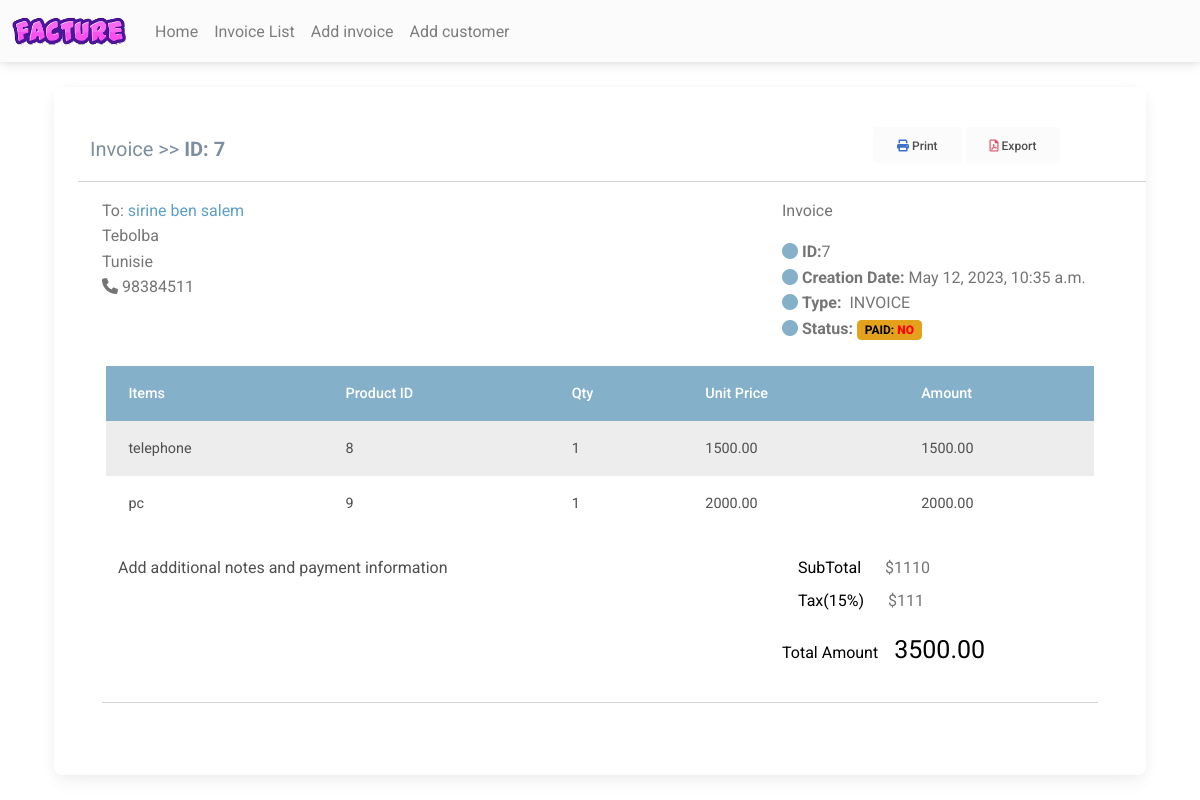
/view-invoice/7 (signed in), run on the app's committed database.
### Fact_app/models.py (models this page shows, shortened)
class Invoice(models.Model):
    INVOICE_TYPE = (
        ('R', _('RECEIPT')),
        ('P', _('PROFORMA INVOICE')),
        ('I', _('INVOICE'))
    )
    customer = models.ForeignKey(Customer, on_delete=models.PROTECT)
    save_by = models.ForeignKey(User, on_delete=models.PROTECT)
    invoice_date_time = models.DateTimeField(auto_now_add=True)
    total = models.DecimalField(max_digits=10000, decimal_places=2)
    last_updated_date = models.DateTimeField(null=True, blank=True)
    paid  = models.BooleanField(default=False)
    invoice_type = models.CharField(max_length=1, choices=INVOICE_TYPE)
    comments = models.TextField(null=True, max_length=1000, blank=True)
    class Meta:
        verbose_name = "Invoice"
        verbose_name_plural = "Invoices"
    @property
    def get_total(self):
        articles = self.article_set.all()
        total = sum(article.get_total for article in articles)
        return total

class Customer(models.Model):
    SEX_TYPES = [
        ('M', _('Male')),
        ('F', _('Feminine'))
    ]
    name = models.CharField(max_length=32)
    email = models.EmailField()
    phone = models.CharField(max_length=8)
    address = models.CharField(max_length=64)
    sex = models.CharField(max_length=1, choices=SEX_TYPES)
    age = models.CharField(max_length=12)
    city = models.CharField(max_length=32)
    created_date = models.DateTimeField(auto_now_add=True)
    save_by = models.ForeignKey(User, on_delete=models.PROTECT)
    class Meta:
        verbose_name = "Customer"
        verbose_name_plural = "Customers"

class Article(models.Model):
    invoice = models.ForeignKey(Invoice, on_delete=models.CASCADE)
    name = models.CharField(max_length=32)
    quantity = models.IntegerField()
    unit_price = models.DecimalField(max_digits=1000, decimal_places=2)
    total = models.DecimalField(max_digits=1000, decimal_places=2)
    class Meta:
        verbose_name = 'Article'
        verbose_name_plural = 'Articles'
    @property
    def get_total(self):
        total = self.quantity * self.unit_price
        return total

### Fact_app/views.py (the view)
# urls.py: path('view-invoice/<int:pk>', views.InvoiceVisualizationView.as_view(), name='view-invoice'),
class InvoiceVisualizationView(LoginRequiredSuperuserMixim,View):
    template_name = 'invoice2.html'
    def get(self, request, *args, **kwargs):
        pk = kwargs.get('pk')
        context = get_invoice(pk)
        return render(request, self.template_name, context)

### Fact_app/utils.py (called while the page is built)
def get_invoice(pk):
    obj = Invoice.objects.get(pk=pk)
    articles = obj.article_set.all()
    context = {
        'obj': obj,
        'articles': articles
    }
    return context

### templates/invoice2.html
{% extends "base.html" %}
{% load static %}
{% block content %}
<div class="container">
  <div class="card">
      <div class="card-body">
        <div class="container mb-5 mt-3">
          <div class="row d-flex align-items-baseline">
            <div class="col-xl-9">
              <p style="color: #7e8d9f;font-size: 20px;">Invoice >> <strong>ID: {{obj.id}}</strong></p>
            </div>
            <div class="col-xl-3 float-end">
              <a  class="btn btn-light text-capitalize border-0"  data-mdb-ripple-color="dark"><i
                  class="fas fa-print text-primary"></i> Print</a>
              <a href="{% url 'invoice-pdf2' pk=obj.pk %}" class="btn btn-light text-capitalize" data-mdb-ripple-color="dark"><i
                  class="far fa-file-pdf text-danger"></i> Export</a>
            </div>
            <hr>
          </div>
          <div class="container">
            <div class="row">
              <div class="col-xl-8">
                <ul class="list-unstyled">
                  <li class="text-muted">To: <span style="color:#5d9fc5 ;">{{obj.customer.name}}</span></li>
                  <li class="text-muted">{{obj.customer.city}}</li>
                  <li class="text-muted">{{obj.customer.address}}</li>
                  <li class="text-muted"><i class="fas fa-phone"></i> {{obj.customer.phone}}</li>
                </ul>
              </div>
              <div class="col-xl-4">
                <p class="text-muted">Invoice</p>
                <ul class="list-unstyled">
                  <li class="text-muted"><i class="fas fa-circle" style="color:#84B0CA ;"></i> <span
                      class="fw-bold">ID:</span>{{obj.id}}</li>
                  <li class="text-muted"><i class="fas fa-circle" style="color:#84B0CA ;"></i> <span
                      class="fw-bold">Creation Date: </span>{{obj.invoice_date_time}}</li>
                  <li class="text-muted"><i class="fas fa-circle" style="color:#84B0CA ;"></i> <span
                      class="me-1 fw-bold">Type:</span><span> {{obj.get_invoice_type_display}}</span></li>
                  <li class="text-muted"><i class="fas fa-circle" style="color:#84B0CA ;"></i> <span
                      class="me-1 fw-bold">Status:</span><span class="badge bg-warning text-black fw-bold">
                        PAID:
                        {% if obj.paid  %}
                           <strong style="color: green;">YES</strong>
                        {% else %}
                            <strong style="color: red;">NO</strong>
                        {% endif %}</span></li>
                </ul>
              </div>
            </div>
            <div class="row my-2 mx-1 justify-content-center">
              <table class="table table-striped table-borderless">
                <thead style="background-color:#84B0CA ;" class="text-white">
                  <tr>
                    <th scope="col">Items</th>
                    <th scope="col">Product ID</th>
                    <th scope="col">Qty</th>
                    <th scope="col">Unit Price</th>
                    <th scope="col">Amount</th>
                  </tr>
                </thead>
                <tbody>
                  {% for article in articles %}
                  <tr>
                      <td>
                          {{ article.name }}
                      </td>
                      <td>
                          {{ article.id }}
                      </td>
                      <td>
                          {{ article.quantity }}
                      </td>
                      <td>
                          {{ article.unit_price }}
                      </td>
                      <td>
                          {{ article.get_total }}
                      </td>
                  </tr>
                 {% endfor %}
                </tbody>
              </table>
            </div>
            <div class="row">
              <div class="col-xl-8">
                <p class="ms-3">Add additional notes and payment information</p>
              </div>
              <div class="col-xl-3">
                <ul class="list-unstyled">
                  <li class="text-muted ms-3"><span class="text-black me-4">SubTotal</span>$1110</li>
                  <li class="text-muted ms-3 mt-2"><span class="text-black me-4">Tax(15%)</span>$111</li>
                </ul>
                <p class="text-black float-start"><span class="text-black me-3"> Total Amount</span><span
                    style="font-size: 25px;">{{obj.get_total}}</span></p>
              </div>
            </div>
            <hr>
          </div>
        </div>
      </div>
    </div>
</div>
{% endblock%}

### data on the page
Invoice: id "7", customer.name "sirine ben salem", customer.city "Tebolba", customer.address "Tunisie", customer.phone "98384511", invoice_date_time "May 12, 2023, 10:35 a.m.", invoice_type "INVOICE", get_total "3500.00"
Article: name "telephone", id "8", quantity "1", unit_price "1500.00", get_total "1500.00"
Article: name "pc", id "9", quantity "1", unit_price "2000.00", get_total "2000.00"
